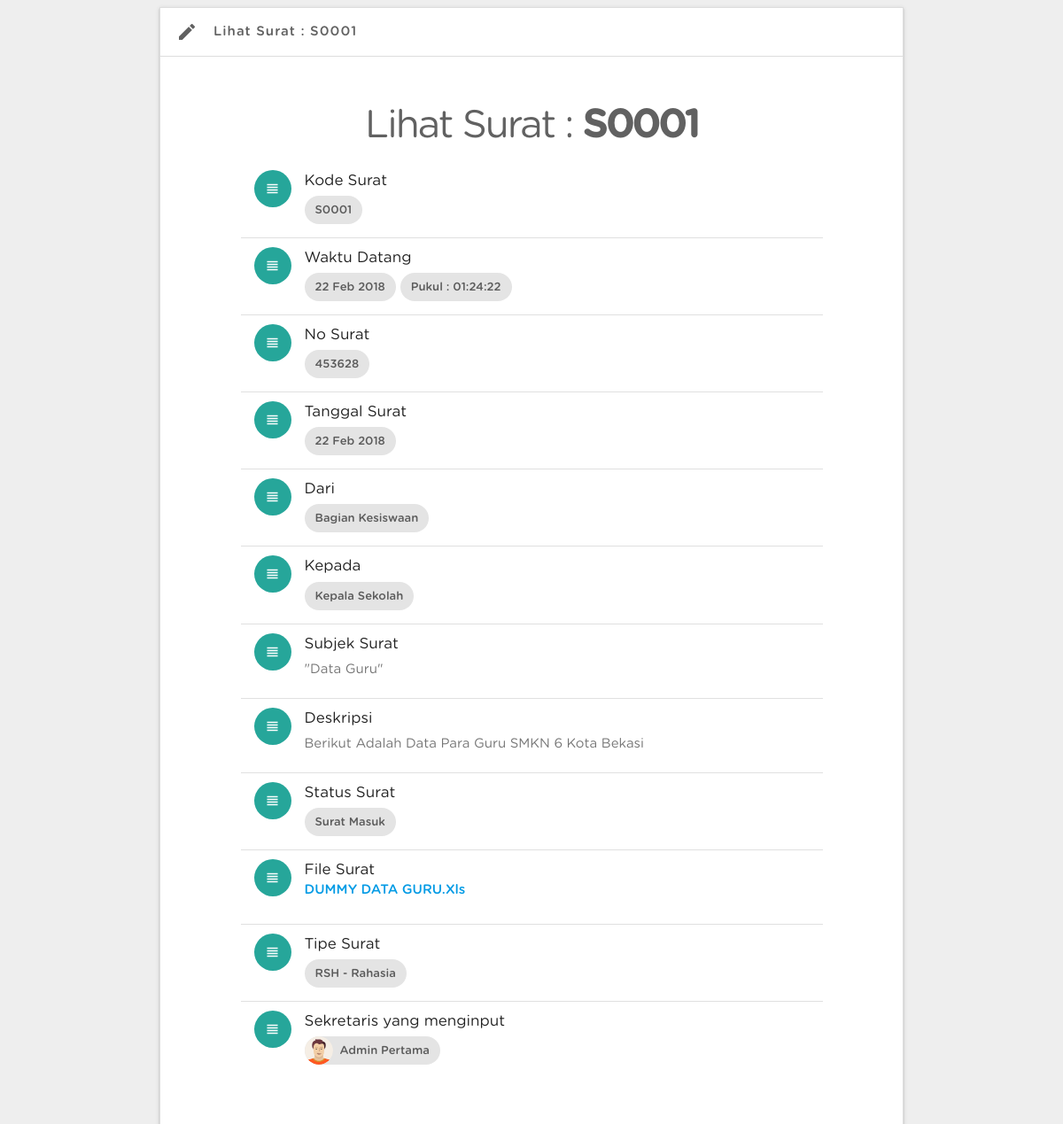
Screenshot of /lihatsurat.php?kd_surat=S0001 (signed in) with the database file from the repository.
### tables this page shows
CREATE TABLE `tbl_surat` (
  `kd_surat` varchar(10) NOT NULL,
  `waktu_datang` timestamp NOT NULL DEFAULT CURRENT_TIMESTAMP ON UPDATE CURRENT_TIMESTAMP,
  `no_surat` varchar(35) NOT NULL,
  `tanggal_surat` date NOT NULL,
  `dari` varchar(35) NOT NULL,
  `kepada` varchar(35) NOT NULL,
  `subjek_surat` varchar(35) NOT NULL,
  `deskripsi` text NOT NULL,
  `status_surat` varchar(35) NOT NULL COMMENT 'Masuk / Keluar',
  `file_surat` varchar(200) NOT NULL,
  `kd_tipe_surat` varchar(10) NOT NULL,
  `kd_user` varchar(10) NOT NULL
);

CREATE TABLE `tbl_tipe_surat` (
  `kd_tipe_surat` varchar(10) NOT NULL,
  `tipe` varchar(35) NOT NULL
);

CREATE TABLE `tbl_user` (
  `kd_user` varchar(10) NOT NULL,
  `username` varchar(35) NOT NULL,
  `password` varchar(35) NOT NULL,
  `nama` varchar(35) NOT NULL,
  `hak_akses` varchar(20) NOT NULL
);

### lihatsurat.php (the view, shortened to what this page needs)
<!DOCTYPE html>
 <html>
   <?php
   	include 'library/head.php';
    ?>
   <body class="font-medium" style="background: #eee;">
 <div class="row">
   <div class="container">
     <ul class="collapsible" data-collapsible="accordion">
   <li>
     <div class="collapsible-header grey-text text-darken-2 active" style="letter-spacing:1px;"><i class="material-icons">mode_edit</i>Lihat Surat : <?php echo $_GET['kd_surat']; ?></div>
     <div class="collapsible-body white">
       <div class="card z-depth-0" style="margin-top:-3%;">
       <div class="card-content">
         <div class="container" style="width:90%;">
           <h3 class="grey-text text-darken-2 center" style="font-weight: 300;letter-spacing: -2px;">Lihat Surat : <span style="font-weight: 600;"><?php echo $_GET['kd_surat']; ?></span></h3>
           <ul class="collection">
           <?php
             $sql = mysql_query("SELECT * FROM tbl_surat WHERE kd_surat = '$_GET[kd_surat]'") or die(mysql_error());
             while ($anggota = mysql_fetch_array($sql)) {
               ?>
             <li class="collection-item avatar">
                  <i class="material-icons circle teal lighten-1">view_headline</i>
                   <span class="title" style="font-size: 17px;font-weight: 300;">Kode Surat</span>
                   <p class="grey-text text-darken-1 regular-font" style="font-size: 15px;margin-top: 1%;"><span class="chip font-medium font-light" style="text-transform: capitalize;font-weight: 400;"><span style="font-weight: 500;"><?php echo $anggota['kd_surat']; ?></span></span>
                   </p>
                 </li>
             <li class="collection-item avatar">
                  <i class="material-icons circle teal lighten-1">view_headline</i>
                   <span class="title" style="font-size: 17px;font-weight: 300;">Waktu Datang</span>
                   <p class="grey-text text-darken-1 regular-font" style="font-size: 15px;margin-top: 1%;"><span class="chip font-medium font-light" style="text-transform: capitalize;font-weight: 400;"><span style="font-weight: 500;"><?php echo date_format(date_create($anggota['waktu_datang']),"d M Y");?></span></span><span class="chip">Pukul : <?php echo date_format(date_create($anggota['waktu_datang']),"H:i:s");?></span>
                   </p>
                 </li>
             <li class="collection-item avatar">
                  <i class="material-icons circle teal lighten-1">view_headline</i>
                   <span class="title" style="font-size: 17px;font-weight: 300;">No Surat</span>
                   <p class="grey-text text-darken-1 regular-font" style="font-size: 15px;margin-top: 1%;"><span class="chip font-medium font-light" style="text-transform: capitalize;font-weight: 400;"><span style="font-weight: 500;"><?php echo $anggota['no_surat']; ?></span></span>
                   </p>
                 </li>
               <li class="collection-item avatar">
                  <i class="material-icons circle teal lighten-1">view_headline</i>
                   <span class="title" style="font-size: 17px;font-weight: 300;">Tanggal Surat</span>
                   <p class="grey-text text-darken-1 regular-font" style="font-size: 15px;margin-top: 1%;"><span class="chip font-medium font-light" style="text-transform: capitalize;font-weight: 400;"><span style="font-weight: 500;"><?php echo date_format(date_create($anggota['tanggal_surat']),"d M Y");?></span></span>
                   </p>
                 </li>
               <li class="collection-item avatar">
                  <i class="material-icons circle teal lighten-1">view_headline</i>
                   <span class="title" style="font-size: 17px;font-weight: 300;">Dari</span>
                   <p class="grey-text text-darken-1 regular-font" style="font-size: 15px;margin-top: 1%;"><span class="chip font-medium font-light" style="text-transform: capitalize;font-weight: 400;"><span style="font-weight: 500;"><?php echo $anggota['dari']; ?></span></span>
                   </p>
                 </li>
               <li class="collection-item avatar">
                  <i class="material-icons circle teal lighten-1">view_headline</i>
                   <span class="title" style="font-size: 17px;font-weight: 300;">Kepada</span>
                   <p class="grey-text text-darken-1 regular-font" style="font-size: 15px;margin-top: 1%;"><span class="chip font-medium font-light" style="text-transform: capitalize;font-weight: 400;"><span style="font-weight: 500;"><?php echo $anggota['kepada']; ?></span></span>
                   </p>
                 </li>
               <li class="collection-item avatar">
                  <i class="material-icons circle teal lighten-1">view_headline</i>
                   <span class="title" style="font-size: 17px;font-weight: 300;">Subjek Surat</span>
                   <p class="grey-text text-darken-1 regular-font" style="font-size: 15px;margin-top: 1%;"><span class=" font-medium font-light" style="text-transform: capitalize;font-weight: 400;"><span style="font-weight: 300;">"<?php echo $anggota['subjek_surat']; ?>"</span></span>
                   </p>
                 </li>
               <li class="collection-item avatar">
                  <i class="material-icons circle teal lighten-1">view_headline</i>
                   <span class="title" style="font-size: 17px;font-weight: 300;">Deskripsi</span>
                   <p class="grey-text text-darken-1 regular-font" style="font-size: 15px;margin-top: 1%;font-weight: 300;"><span class=" font-medium font-light" style="text-transform: capitalize;font-weight: 300;"><span style="font-weight: 300;"><?php echo $anggota['deskripsi']; ?></span></span>
                   </p>
                 </li>
               <li class="collection-item avatar">
                  <i class="material-icons circle teal lighten-1">view_headline</i>
                   <span class="title" style="font-size: 17px;font-weight: 300;">Status Surat</span>
                   <p class="grey-text text-darken-1 regular-font" style="font-size: 15px;margin-top: 1%;"><span class="chip font-medium font-light" style="text-transform: capitalize;font-weight: 400;"><span style="font-weight: 500;">Surat <?php echo $anggota['status_surat']; ?></span></span>
                   </p>
                 </li>
               <li class="collection-item avatar">
                  <i class="material-icons circle teal lighten-1">view_headline</i>
                   <span class="title" style="font-size: 17px;font-weight: 300;">File Surat</span><br>
                   <a target="_blank" href="<?php echo 'img/'.$anggota['file_surat'] ?>" class="regular-font" style="font-size: 15px;margin-top: 1%;"><span class="font-medium font-light" style="text-transform: capitalize;font-weight: 400;"><span style="font-weight: 500;"><?php echo $anggota['file_surat']; ?></span></span>
                   </a>
                 </li>
               <li class="collection-item avatar">
                  <i class="material-icons circle teal lighten-1">view_headline</i>
                   <span class="title" style="font-size: 17px;font-weight: 300;">Tipe Surat</span>
                   <?php
                     $gettipe = mysql_fetch_array(mysql_query("SELECT * FROM tbl_tipe_surat WHERE kd_tipe_surat = '$anggota[kd_tipe_surat]'"));
                    ?>
                   <p class="grey-text text-darken-1 regular-font" style="font-size: 15px;margin-top: 1%;"><span class="chip font-medium font-light" style="text-transform: capitalize;font-weight: 400;"><span style="font-weight: 500;"><?php echo $anggota['kd_tipe_surat']; ?> - <?php echo $gettipe['tipe']; ?></span></span>
                   </p>
                 </li>
               <li class="collection-item avatar">
                  <i class="material-icons circle teal lighten-1">view_headline</i>
                   <span class="title" style="font-size: 17px;font-weight: 300;">Sekretaris yang menginput</span>
                   <?php
                     $gettipe = mysql_fetch_array(mysql_query("SELECT * FROM tbl_user WHERE kd_user = '$anggota[kd_user]'"));
                    ?>
                   <p class="grey-text text-darken-1 regular-font" style="font-size: 15px;margin-top: 1%;"><span class="chip font-medium font-light" style="text-transform: capitalize;font-weight: 400;"><img src="img/user.svg"><span style="font-weight: 500;"><?php echo $gettipe['nama']; ?></span></span>
                   </p>
                 </li>
             <?php
             }
            ?>
             </ul>
         </div>
       </div>
     </div>
     </div>
   </li>
 </ul>
   </div>
 </div>
   </body>
 </html>

### css/style.css (style rules this page uses)
.font-medium { font-family: 'gotham rounded','roboto',sans-serif; font-weight: 500; }
.font-light { font-family: 'gotham rounded','roboto',sans-serif; font-weight: 400; }

### library/head.php (style rules this page uses)
.material-icons { font-family: 'Material Icons'; font-weight: normal; font-style: normal; font-size: 24px; line-height: 1; letter-spacing: normal; text-transform: none; display: inline-block; white-space: nowrap; word-wrap: normal; direction: ltr; -webkit-font-smoothing: antialiased; text-rendering: optimizeLegibility; -webkit-font-feature-settings: 'liga'; -moz-font-feature-settings: 'liga'; font-feature-settings: 'liga'; }

### rows the page displays
tbl_surat: kd_surat "S0001", waktu_datang "22 Feb 2018", waktu_datang "01:24:22", no_surat "453628", tanggal_surat "22 Feb 2018", dari "Bagian Kesiswaan", kepada "Kepala Sekolah", subjek_surat "Data Guru", deskripsi "Berikut Adalah Data Para Guru SMKN 6 Kota Bekasi", status_surat "Masuk", file_surat "DUMMY DATA GURU.xls", kd_tipe_surat "RSH", kd_tipe_surat.tipe "Rahasia", kd_user.nama "Admin Pertama"

### other values shown
$_GET['kd_surat'] "S0001"
